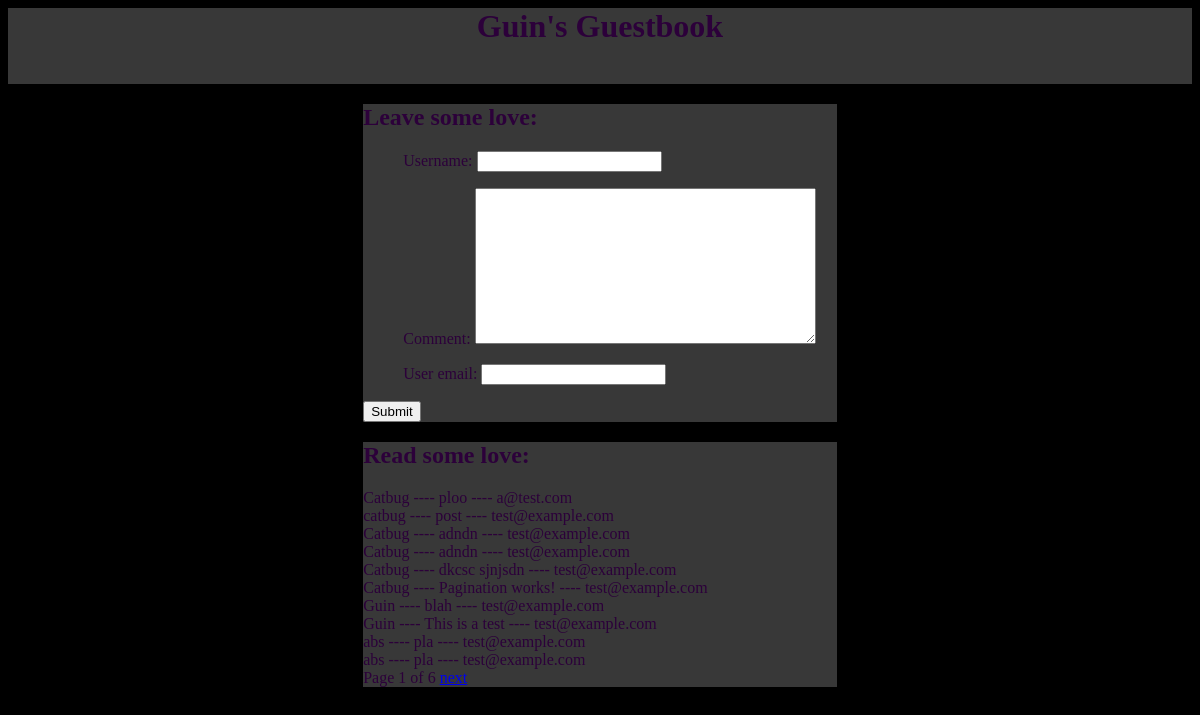
The page /gbook/ on the database its author committed.
### gbook/models.py (models this page shows)
class GuestbookEntry(models.Model):
	username = models.CharField(max_length=50)
	comment = models.TextField(max_length=500)
	user_email = models.EmailField(max_length=75, blank = True)
	timestamp = models.DateTimeField(auto_now_add = True, default = datetime.datetime.now)
	def __unicode__(self):
		return ' ---- '.join([
			self.username,
			self.comment,
			self.user_email,
		])

### gbook/views.py (the view)
def index(request):
	entry_list = GuestbookEntry.objects.order_by('-timestamp')
	paginator = Paginator(entry_list, 10)
	page = request.GET.get('page')
	try:
		entries = paginator.page(page)
	except PageNotAnInteger:
		entries = paginator.page(1)
	except EmptyPage:
		entries = paginator.page(paginator.num_pages)
	if request.method == "POST":
		form = EntryForm(request.POST)
		if form.is_valid():
			f_instance = form.save()
	else:
		form = EntryForm()
	return render(request, 'gbook/index.html', {'form': form,
						'entries': entries})

### gbook/forms.py
class EntryForm(ModelForm):
	class Meta:
		model = GuestbookEntry
		fields = ['username', 'comment', 'user_email']

### gbook/templates/gbook/index.html (shortened to what this page needs)
<html>
<head>
{% load staticfiles %}
<link rel="stylesheet" type = "text/css" href=" {% static 'gbook/style.css' %}"/>
</head>
<body>
<div class = "header">
	<h1>Guin's Guestbook</h1>
<br>
</div>
<div id= "form" class = "container">
{% block content %}
	<h2> Leave some love: </h2>
		<form method = "POST"> {% csrf_token %}
			<ul>
			{{ form.as_p }}
			</ul>
			<button type="submit"> Submit </button>
		</form>
{% endblock content %}
</div>
<div id= "entries" class = "container">
<h2> Read some love: </h2>
{% for entry in entries  %}
	{{ entry }}</br>
{% endfor %}
<div class = "pagination">
	<span class = "step-links">
		<span class = "current">
			Page {{ entries.number }} of {{ entries.paginator.num_pages }}
		</span>
		{% if entries.has_next %}
			<a href="?page={{ entries.next_page_number }}">next</a>
		{% endif %}
	</span>
</div>
</div>
</body>
</html>

### gbook/Static/gbook/style.css (style rules this page uses)
body { background-color: black; color: #2c003a; }
h1 { color: #2c003a; }
h2 { color: #2c003a; }
p { color: #2c003a; }
.header { text-align: center; background: #383838 }
.container { text-align: center; margin: 0 auto; text-align: left; width: 40%; background: #383838; }

### rows shown on the page
GuestbookEntry: username+comment+user_email "Catbug ---- ploo ---- a@test.com"
GuestbookEntry: username+comment+user_email "catbug ---- post ---- test@example.com"
GuestbookEntry: username+comment+user_email "Catbug ---- adndn ---- test@example.com"
GuestbookEntry: username+comment+user_email "Catbug ---- adndn ---- test@example.com"
GuestbookEntry: username+comment+user_email "Catbug ---- dkcsc sjnjsdn ---- test@example.com"
GuestbookEntry: username+comment+user_email "Catbug ---- Pagination works! ---- test@example.com"
GuestbookEntry: username+comment+user_email "Guin ---- blah ---- test@example.com"
GuestbookEntry: username+comment+user_email "Guin ---- This is a test ---- test@example.com"
GuestbookEntry: username+comment+user_email "abs ---- pla ---- test@example.com"
GuestbookEntry: username+comment+user_email "abs ---- pla ---- test@example.com"

### other values the page prints
{{ entries.number }} "1"
{{ entries.paginator.num_pages }} "6"
